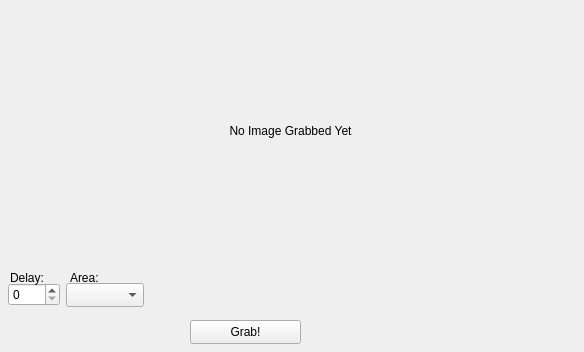
<?xml version="1.0" encoding="UTF-8"?>
<ui version="4.0">
 <class>Widget</class>
 <widget class="QWidget" name="Widget">
  <property name="geometry">
   <rect>
    <x>0</x>
    <y>0</y>
    <width>584</width>
    <height>352</height>
   </rect>
  </property>
  <property name="windowTitle">
   <string>Widget</string>
  </property>
  <widget class="QPushButton" name="pushButton">
   <property name="geometry">
    <rect>
     <x>190</x>
     <y>320</y>
     <width>111</width>
     <height>24</height>
    </rect>
   </property>
   <property name="text">
    <string>Grab!</string>
   </property>
  </widget>
  <widget class="QSpinBox" name="spinBox">
   <property name="geometry">
    <rect>
     <x>8</x>
     <y>283</y>
     <width>52</width>
     <height>23</height>
    </rect>
   </property>
   <property name="maximum">
    <number>65535</number>
   </property>
  </widget>
  <widget class="QLabel" name="label">
   <property name="geometry">
    <rect>
     <x>10</x>
     <y>270</y>
     <width>55</width>
     <height>15</height>
    </rect>
   </property>
   <property name="text">
    <string>Delay:</string>
   </property>
  </widget>
  <widget class="QComboBox" name="comboBox">
   <property name="geometry">
    <rect>
     <x>66</x>
     <y>283</y>
     <width>78</width>
     <height>24</height>
    </rect>
   </property>
  </widget>
  <widget class="QLabel" name="label_2">
   <property name="geometry">
    <rect>
     <x>70</x>
     <y>270</y>
     <width>55</width>
     <height>15</height>
    </rect>
   </property>
   <property name="text">
    <string>Area:</string>
   </property>
  </widget>
  <widget class="QLabel" name="label_3">
   <property name="geometry">
    <rect>
     <x>10</x>
     <y>0</y>
     <width>561</width>
     <height>261</height>
    </rect>
   </property>
   <property name="text">
    <string>No Image Grabbed Yet</string>
   </property>
   <property name="alignment">
    <set>Qt::AlignCenter</set>
   </property>
  </widget>
 </widget>
 <layoutdefault spacing="6" margin="11"/>
 <resources/>
 <connections/>
</ui>
